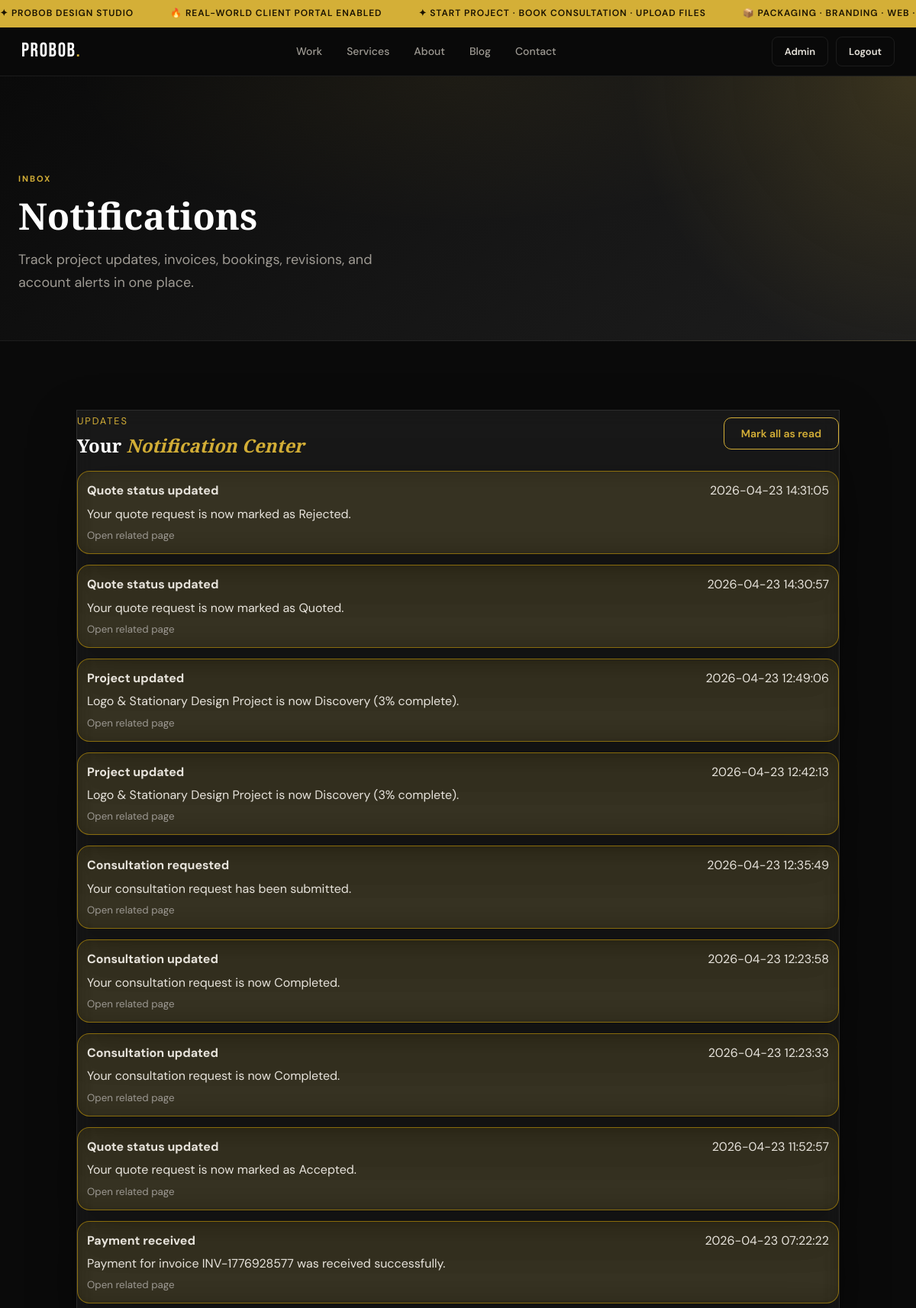
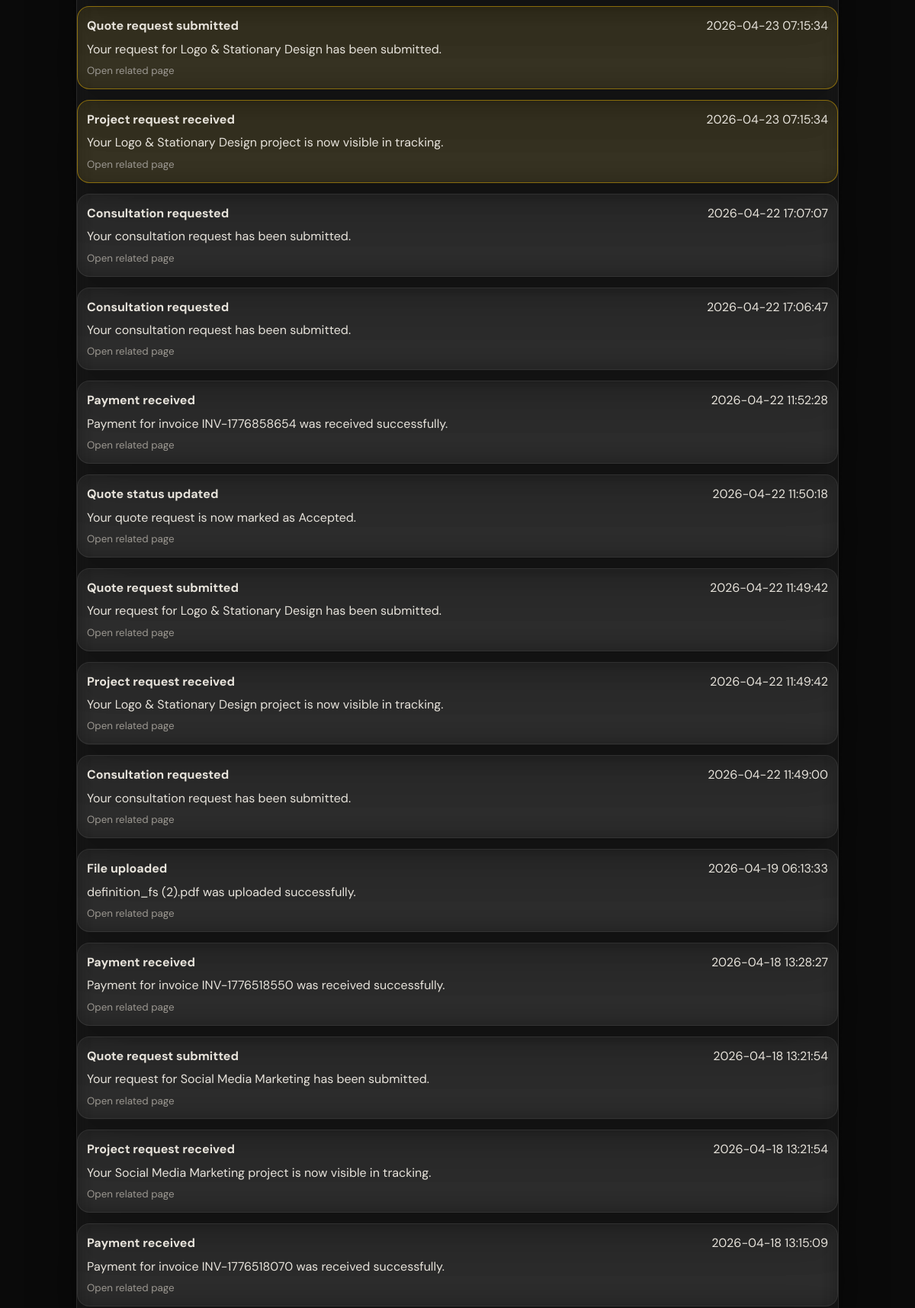
The app's page /notifications (signed in, upper part) with its own data (2 pictures, top to bottom).
### tables this page shows
CREATE TABLE notifications (
            id INTEGER PRIMARY KEY AUTOINCREMENT,
            user_id INTEGER,
            title TEXT,
            message TEXT,
            link TEXT,
            is_read INTEGER DEFAULT 0,
            created_at TEXT DEFAULT CURRENT_TIMESTAMP
        );

### app.py (the view)
@app.route('/notifications')
@login_required
def notifications_page():
    user = get_current_user()
    notifications = get_db().execute('SELECT * FROM notifications WHERE user_id=? ORDER BY id DESC', (user['id'],)).fetchall()
    return render_template('notifications.html', notifications=notifications)

### app.py (called while the page is built)
def get_db():
    db = getattr(g, '_database', None)
    if db is None:
        db = g._database = sqlite3.connect(DATABASE)
        db.row_factory = sqlite3.Row
    return db

@app.teardown_appcontext
def close_connection(exception):
    db = getattr(g, '_database', None)
    if db is not None:
        db.close()

def login_required(f):
    @wraps(f)
    def decorated(*args, **kwargs):
        if 'user_id' not in session:
            flash('Please log in to access this page.', 'warning')
            return redirect(url_for('login', next=request.path))
        return f(*args, **kwargs)
    return decorated

def get_current_user():
    if 'user_id' not in session:
        return None
    return get_db().execute('SELECT * FROM users WHERE id=?', (session['user_id'],)).fetchone()

def get_user_notifications(limit=5, only_unread=False):
    user = get_current_user()
    if not user:
        return []
    query = 'SELECT * FROM notifications WHERE user_id=?'
    params = [user['id']]
    if only_unread:
        query += ' AND is_read=0'
    query += ' ORDER BY id DESC LIMIT ?'
    params.append(limit)
    return get_db().execute(query, tuple(params)).fetchall()

def unread_notification_count():
    user = get_current_user()
    if not user:
        return 0
    return get_db().execute('SELECT COUNT(*) FROM notifications WHERE user_id=? AND is_read=0', (user['id'],)).fetchone()[0]

@app.context_processor
def inject_user():
    user = get_current_user()
    play_login_sound = bool(session.pop('play_login_sound', False))
    return {
        'current_user': user,
        'notif_preview': get_user_notifications(limit=5) if user else [],
        'notif_unread_count': unread_notification_count() if user else 0,
        'play_login_sound': play_login_sound,
        'now_iso': now_iso
    }

### templates/notifications.html (shortened to what this page needs)
{% extends "base.html" %}
{% block content %}
<div class="page-hero compact dashboard-hero-bg">
  <div class="container">
    <span class="section-kicker">Inbox</span>
    <h1>Notifications</h1>
    <p>Track project updates, invoices, bookings, revisions, and account alerts in one place.</p>
  </div>
</div>
<section class="section">
  <div class="container">
    <div class="glass-card admin-section" style="max-width:1000px;margin:0 auto;">
      <div class="panel-head" style="display:flex;justify-content:space-between;align-items:center;gap:12px;">
        <div>
          <span class="panel-kicker">Updates</span>
          <h2>Your <em>Notification Center</em></h2>
        </div>
        <form method="POST" action="{{ url_for('notifications_read_all') }}">
          <button class="btn-outline" type="submit">Mark all as read</button>
        </form>
      </div>
      {% if notifications %}
        <div class="notif-page-list">
          {% for item in notifications %}
          <a class="notif-page-card glass-card {% if not item.is_read %}unread{% endif %}" href="{{ url_for('open_notification', notification_id=item.id) }}">
            <div class="notif-page-meta">
              <strong>{{ item.title }}</strong>
              <span>{{ item.created_at[:19].replace('T', ' ') }}</span>
            </div>
            <p>{{ item.message }}</p>
            <small>{% if item.link %}Open related page{% else %}Notification only{% endif %}</small>
          </a>
          {% endfor %}
        </div>
      {% else %}
        <div class="empty-state">No notifications available.</div>
      {% endif %}
    </div>
  </div>
</section>
{% endblock %}

### static/css/style.css (style rules this page uses)
*, *::before, *::after { box-sizing: border-box; margin: 0; padding: 0; }
:root { --bg: #0a0a0a; --bg-2: #111111; --bg-3: #181818; --bg-4: #222222; --border: rgba(255,255,255,0.08); --border-gold: rgba(212,175,55,0.25); --gold: #d4af37; --gold-light: #f0d060; --gold-dim: rgba(212,175,55,0.15); --white: #ffffff; --text: #e8e4dc; --text-2: #9e9a93; --text-3: #5c5852; --red: #e05555; --radius: 12px; --radius-lg: 20px; --shadow: 0 8px 32px rgba(0,0,0,0.5); --shadow-gold: 0 0 40px rgba(212,175,55,0.12); --font-display: 'Bebas Neue', sans-serif; --font-serif: 'Playfair Display', Georgia, serif; --font-body: 'DM Sans', system-ui, sans-serif; --nav-h: 64px; --ticker-h: 36px; }
html { scroll-behavior: smooth; }
body { background: var(--bg); color: var(--text); font-family: var(--font-body); font-size: 16px; line-height: 1.65; -webkit-font-smoothing: antialiased; overflow-x: hidden; }
a { color: inherit; text-decoration: none; }
button { cursor: pointer; border: none; background: none; font-family: inherit; }
h1,h2,h3,h4,h5 { font-family: var(--font-serif); font-weight: 700; line-height: 1.15; color: var(--white); }
em { font-style: italic; color: var(--gold); }
.container { max-width: 1200px; margin: 0 auto; padding: 0 24px; }
.btn-outline { display: inline-flex; align-items: center; gap: 6px; background: transparent; color: var(--gold); font-weight: 600; font-size: 14px; padding: 11px 22px; border-radius: 10px; border: 1px solid var(--gold); transition: background .2s, color .2s; }
.section { padding: 90px 0; }
.section-kicker { display: inline-block; font-size: 11px; font-weight: 700; letter-spacing: 0.18em; text-transform: uppercase; color: var(--gold); margin-bottom: 10px; }
.page-hero { padding: 100px 0 60px; background: var(--bg-2); border-bottom: 1px solid var(--border); position: relative; overflow: hidden; }
.page-hero::before { content: ''; position: absolute; inset: 0; background: radial-gradient(ellipse 60% 80% at 50% 0%, rgba(212,175,55,0.06), transparent 70%); }
.page-hero .container { position: relative; }
.page-hero .section-kicker { margin-bottom: 12px; }
.page-hero h1 { font-size: clamp(48px, 6vw, 80px); margin-bottom: 16px; }
.page-hero p { font-size: 18px; color: var(--text-2); max-width: 520px; }
.page-hero.compact { padding: 120px 0 60px; }
.page-hero.compact h1 { font-size: clamp(36px, 4vw, 56px); }
.glass-card { background:rgba(255,255,255,.06);backdrop-filter:blur(12px);border:1px solid rgba(255,255,255,.1);box-shadow:0 20px 60px rgba(0,0,0,.28); }
.dashboard-hero-bg { position:relative;overflow:hidden;background:radial-gradient(circle at top right, rgba(212,175,55,.18), transparent 30%), linear-gradient(135deg, #0a0a0a, #151515 50%, #1d1d1d); }
.panel-head { display:flex;align-items:flex-start;justify-content:space-between;gap:18px;margin-bottom:20px; }
.panel-kicker { display:inline-block;font-size:.8rem;letter-spacing:.15em;text-transform:uppercase;color:#d4af37;margin-bottom:8px; }
.notif-item,.notif-page-card { display:grid;gap:4px;padding:12px;border-radius:16px;text-decoration:none;color:inherit;border:1px solid rgba(255,255,255,.08);background:rgba(255,255,255,.03) }
.notif-item.unread,.notif-page-card.unread { border-color:rgba(255,196,0,.45);background:rgba(255,196,0,.08) }
.notif-item span,.notif-item small,.notif-page-card small { color:var(--text-2) }
.notif-page-list { display:grid;gap:14px }
.notif-page-meta { display:flex;justify-content:space-between;gap:12px;align-items:flex-start }

### records on screen
notifications: title "Quote status updated", created_at "2026-04-23 14:31:05", message "Your quote request is now marked as Rejected.", link "Open related page"
notifications: title "Quote status updated", created_at "2026-04-23 14:30:57", message "Your quote request is now marked as Quoted.", link "Open related page"
notifications: title "Project updated", created_at "2026-04-23 12:49:06", message "Logo & Stationary Design Project is now Discovery (3% complete).", link "Open related page"
notifications: title "Project updated", created_at "2026-04-23 12:42:13", message "Logo & Stationary Design Project is now Discovery (3% complete).", link "Open related page"
notifications: title "Consultation requested", created_at "2026-04-23 12:35:49", message "Your consultation request has been submitted.", link "Open related page"
notifications: title "Consultation updated", created_at "2026-04-23 12:23:58", message "Your consultation request is now Completed.", link "Open related page"
notifications: title "Consultation updated", created_at "2026-04-23 12:23:33", message "Your consultation request is now Completed.", link "Open related page"
notifications: title "Quote status updated", created_at "2026-04-23 11:52:57", message "Your quote request is now marked as Accepted.", link "Open related page"
notifications: title "Payment received", created_at "2026-04-23 07:22:22", message "Payment for invoice INV-1776928577 was received successfully.", shows "Open related page"
notifications: title "Quote request submitted", created_at "2026-04-23 07:15:34", message "Your request for Logo & Stationary Design has been submitted.", link "Open related page"
notifications: title "Project request received", created_at "2026-04-23 07:15:34", message "Your Logo & Stationary Design project is now visible in tracking.", link "Open related page"
notifications: title "Consultation requested", created_at "2026-04-22 17:07:07", message "Your consultation request has been submitted.", link "Open related page"
notifications: title "Consultation requested", created_at "2026-04-22 17:06:47", message "Your consultation request has been submitted.", link "Open related page"
notifications: title "Payment received", created_at "2026-04-22 11:52:28", message "Payment for invoice INV-1776858654 was received successfully.", shows "Open related page"
notifications: title "Quote status updated", created_at "2026-04-22 11:50:18", message "Your quote request is now marked as Accepted.", link "Open related page"
notifications: title "Quote request submitted", created_at "2026-04-22 11:49:42", message "Your request for Logo & Stationary Design has been submitted.", link "Open related page"
notifications: title "Project request received", created_at "2026-04-22 11:49:42", message "Your Logo & Stationary Design project is now visible in tracking.", link "Open related page"
notifications: title "Consultation requested", created_at "2026-04-22 11:49:00", message "Your consultation request has been submitted.", link "Open related page"
notifications: title "File uploaded", created_at "2026-04-19 06:13:33", message "definition_fs (2).pdf was uploaded successfully.", link "Open related page"
notifications: title "Payment received", created_at "2026-04-18 13:28:27", message "Payment for invoice INV-1776518550 was received successfully.", shows "Open related page"
notifications: title "Quote request submitted", created_at "2026-04-18 13:21:54", message "Your request for Social Media Marketing has been submitted.", link "Open related page"
notifications: title "Project request received", created_at "2026-04-18 13:21:54", message "Your Social Media Marketing project is now visible in tracking.", link "Open related page"
notifications: title "Payment received", created_at "2026-04-18 13:15:09", message "Payment for invoice INV-1776518070 was received successfully.", shows "Open related page"
